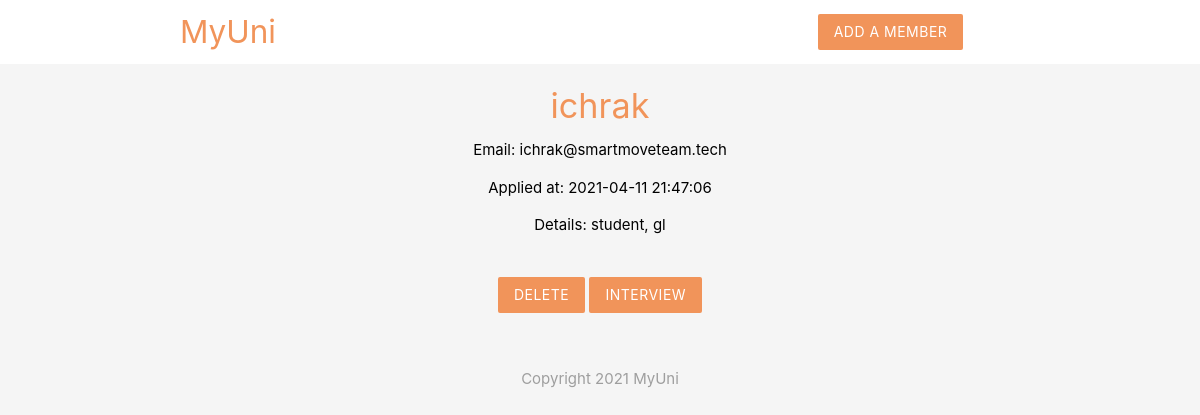
/details.php?id=9, run on the app's committed database.
### tables this page shows
CREATE TABLE `club_members` (
  `id` int(11) NOT NULL,
  `name` varchar(255) NOT NULL,
  `email` varchar(255) NOT NULL,
  `ingredients` varchar(255) NOT NULL,
  `created_at` timestamp NOT NULL DEFAULT current_timestamp()
);

### details.php (the view, shortened to what this page needs)
<?php
include('config/db_connect.php');
include('templates/header.php');
if (isset($_GET['id'])) {
  $id = mysqli_real_escape_string($conn, $_GET['id']);
  $sql = "SELECT * FROM club_members WHERE id = '$id'";
  $result = mysqli_query($conn, $sql);
  $row = mysqli_fetch_assoc($result);
}
?>
<!DOCTYPE html>
<html lang="en" dir="ltr">
<div class="container center black-text">
  <?php if ($row) : ?>
    <h4 class="brand-text"><?php echo htmlspecialchars($row['name']) ?></h4>
    <p>Email: <?php echo htmlspecialchars($row['email']) ?></p>
    <p>Applied at: <?php echo date($row['created_at']) ?></p>
    <p>Details: <?php echo htmlspecialchars($row['ingredients']) ?></p>
  <?php else : ?>
  <?php endif; ?>
  <form action="<?php echo $_SERVER['PHP_SELF']?>" method="post">
    <input type="submit" name="delete" value="Delete" class="btn brand z-depth-0">
    <a target="_blank" href="http://meet.google.com/new"><input type="button" name="interview" value="Interview" class="btn brand z-depth-0"></a>
  </form>
</div>
<?php
include('templates/footer.php');
?>
</html>

### templates/header.php (style rules this page uses)
.brand { background: #F1945A !important; }
.brand-text { color: #F1945A !important; }
form { max-width: 400px; margin : 20px auto; padding: 20px; }

### data on the page
club_members: name "ichrak", email "ichrak@smartmoveteam.tech", created_at "2021-04-11 21:47:06", ingredients "student, gl"
